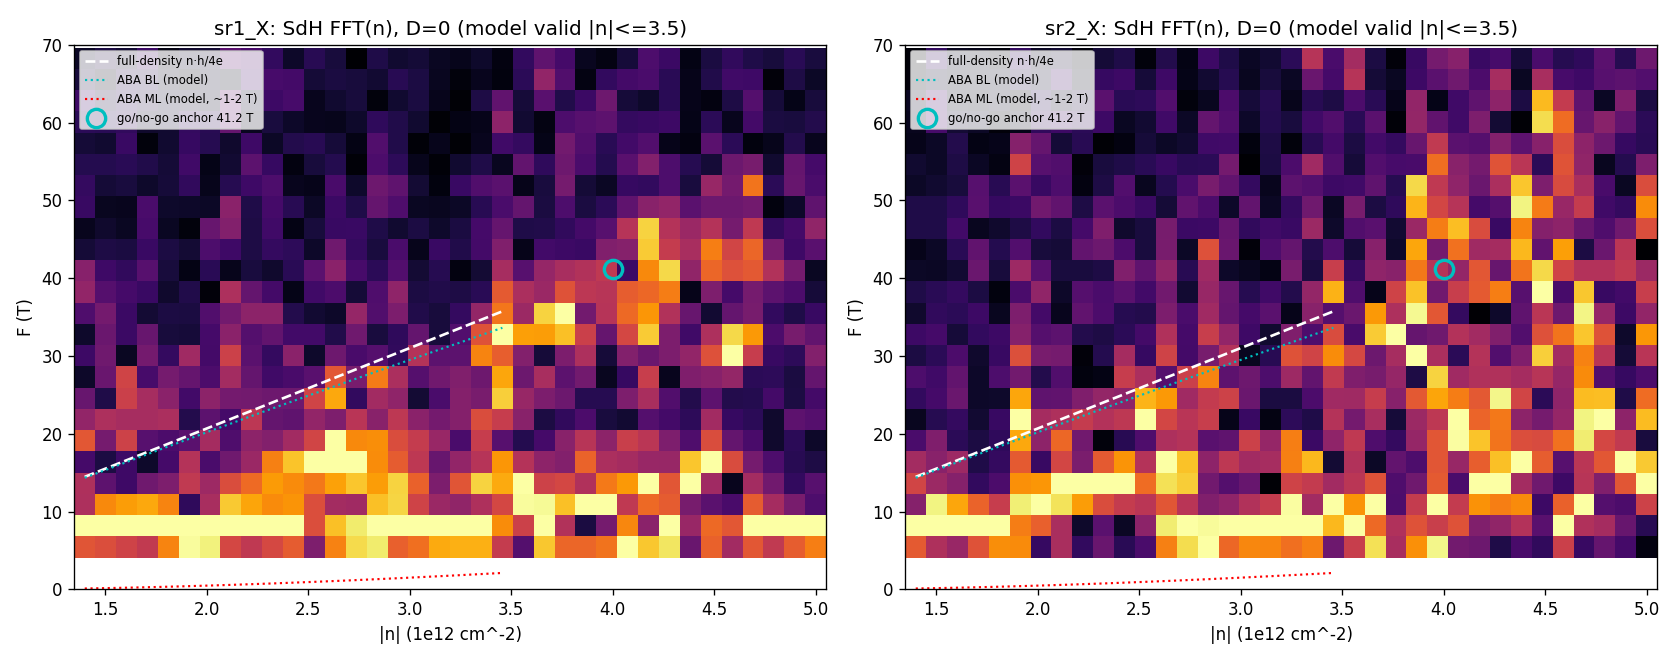

This chart was generated by the following Python code:
import numpy as np, json, sys
import matplotlib; matplotlib.use("Agg"); import matplotlib.pyplot as plt
sys.path.insert(0, r"C:/Users/DGG/measurement_env/hera/models/trilayer_fs_count")
import fs_count_b0 as M
RUN="data/3"; m=json.load(open(f"{RUN}/metadata.json")); ci={c:i for i,c in enumerate(m["columns"])}
try: d=np.loadtxt(f"{RUN}/data.tsv.gz")
except OSError: d=np.loadtxt(f"{RUN}/data.tsv")
nfast=36; nr=d.shape[0]//nfast; g=d[:nr*nfast].reshape(nr,nfast,-1)
B=g[:,0,ci["magnet_mag"]]; I_bias=5e-9; n_vec=np.linspace(-1.4e12,-5.0e12,nfast); absn=np.abs(n_vec)/1e12
sel=(B>=2.0)&(B<=8.0)
def spec(col,j,N=4096):
    x=1/B[sel]; r=g[sel,j,ci[col]]/I_bias; o=np.argsort(x); x,r=x[o],r[o]
    xu=np.linspace(x.min(),x.max(),N); ru=np.interp(xu,x,r); ru=ru-np.polyval(np.polyfit(xu,ru,6),xu)
    F=np.fft.rfftfreq(N,d=xu[1]-xu[0]); A=np.abs(np.fft.rfft(ru*np.hanning(N))); return F,A
F0,_=spec("sr1_X",0); fm=(F0>3)&(F0<70); Fax=F0[fm]
nn=np.abs(n_vec)*1e4; F_ml=[];F_bl=[];F_abc=[]
for x in nn:
    _,fs=M.aba_fs(x); fr=sorted(F for F,_ in fs)
    F_ml.append(fr[0] if len(fr)>=2 else np.nan); F_bl.append(fr[-1] if fr else np.nan); F_abc.append(M.abc_fs(x)[4])
F_ml=np.array(F_ml);F_bl=np.array(F_bl);F_abc=np.array(F_abc)
F_lutt=nn*6.62607e-34/(4*1.602177e-19); valid=np.abs(n_vec)<=3.5e12
fig,ax=plt.subplots(1,2,figsize=(14,5.5))
for k,col in enumerate(["sr1_X","sr2_X"]):
    SP=np.array([spec(col,j)[1][fm]/spec(col,j)[1][fm].max() for j in range(nfast)])
    ax[k].pcolormesh(absn,Fax,SP.T,shading="auto",cmap="inferno")
    ax[k].plot(absn[valid],F_lutt[valid],"w--",lw=1.6,label="full-density n·h/4e")
    ax[k].plot(absn[valid],F_bl[valid],"c:",lw=1.3,label="ABA BL (model)")
    ax[k].plot(absn[valid],F_ml[valid],"r:",lw=1.3,label="ABA ML (model, ~1-2 T)")
    ax[k].plot([4.0],[41.2],"co",ms=11,mfc="none",mew=2,label="go/no-go anchor 41.2 T")
    ax[k].set_xlabel("|n| (1e12 cm^-2)");ax[k].set_ylabel("F (T)");ax[k].set_ylim(0,70)
    ax[k].set_title(f"{col}: SdH FFT(n), D=0 (model valid |n|<=3.5)");ax[k].legend(fontsize=7,loc="upper left")
plt.tight_layout(); plt.savefig("hera_scratch/fan_figure.png",dpi=120); print("saved; rows",nr)
PY=0
